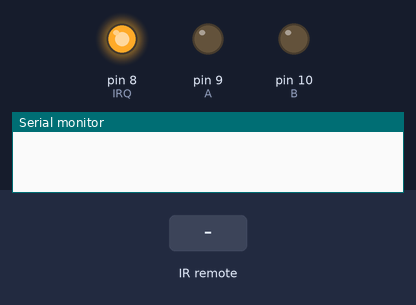
Recording of a sketch running on a simulated Arduino Uno, built with avr-gcc and run on an emulated ATmega328P. On the bench: output pins drawn as LEDs (lit = HIGH), the last lines printed to the serial monitor. The test bench sets the inputs (shaded band).

Above: at 1.8 s.
1.9 s: infrared code 0xFF817E received
At 3.0 s:
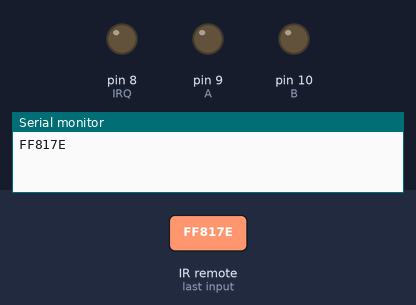
4.7 s: infrared code 0xFFC13E received
At 7.7 s:
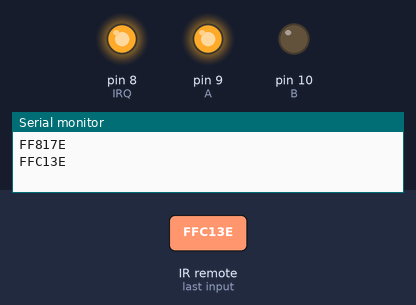
8.0 s: infrared code 0xFF837C received
At 11.0 s:
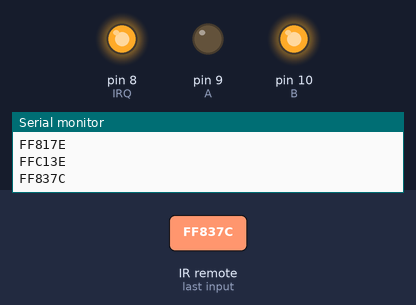
Timing chart, 0 to 12.5 s (numbered marks = the images above; inputs shaded):
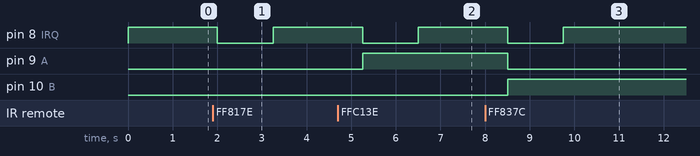

The sketch:

decodificador_infravermelho.ino
```cpp
#include <IRremote.h>

int RECV_PIN = 11;
const int IRQ = 8; //saida que coloca IRQ em zero para acionar
const int A = 9; //saida A para comando pino 9
const int B = 10; //saida B para comando pino 10

IRrecv irrecv(RECV_PIN);

decode_results results;

void setup()
{
  Serial.begin(9600);

  pinMode(A,OUTPUT);
  pinMode(B,OUTPUT);
  pinMode(IRQ,OUTPUT);
  irrecv.enableIRIn(); //Inicia o receptor
}

void loop() {

  digitalWrite(IRQ,HIGH); //Seta para 1 pois ja houve um pulso na IRQ

  if (irrecv.decode(&results)) {
    Serial.println(results.value, HEX);

    if (results.value==0xFF817E){
      //ABRE CORTINA
      digitalWrite(A,LOW);
      digitalWrite(B,LOW);
      digitalWrite(IRQ,LOW);
      }

    else if (results.value==0xFFC13E){
      //FECHA CORTINA
      digitalWrite(A,HIGH);
      digitalWrite(B,LOW);
      digitalWrite(IRQ,LOW);
      }

    else if (results.value==0xFF837C){
      //ACENDE DISPLAY
      digitalWrite(A,LOW);
      digitalWrite(B,HIGH);
      digitalWrite(IRQ,LOW);
      }

    else{
      //NADA ACONTECE
      digitalWrite(A,HIGH);
      digitalWrite(B,HIGH);
      digitalWrite(IRQ,HIGH);
      }
    delay(250);
    irrecv.resume(); //Recebe o proximo valor
  }
  delay(1000);
}
```

Measured:
- after the input at 1.9 s, pin 8 (IRQ): HIGH → LOW after 0.10 s, → HIGH 1.3 s later
- after the input at 4.7 s, pin 8 (IRQ): HIGH → LOW after 0.55 s, → HIGH 1.3 s later; pin 9 (A): LOW → HIGH after 0.55 s
- after the input at 8.0 s, pin 8 (IRQ): HIGH → LOW after 0.50 s, → HIGH 1.3 s later; pin 9 (A): HIGH → LOW after 0.50 s; pin 10 (B): LOW → HIGH after 0.50 s
